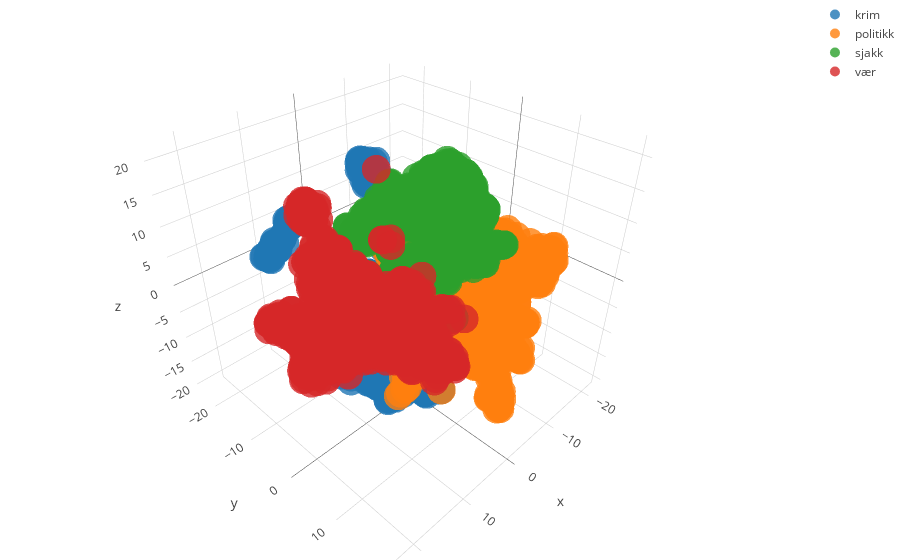

The cell this chart's notebook holds for it:
### Markdown cell above
## Plotting the texts

### Code cell
plot_tsne(df, "text", "category", vec)

### Figure 1 — Plotly figure (JSON) as saved in the notebook; plotly's stock layout.template omitted (floating-point values rounded to 4 significant figures; data arrays with more than 128 entries replaced by an {"elided": "..."} marker saying what was removed)
{"data": [{"marker": {"opacity": 0.8, "size": 10, "symbol": "circle"}, "mode": "markers", "name": "krim", "type": "scatter3d", "uid": "a62d5f8f-301e-47fa-ac9e-f00ad7be6267", "x": {"elided": "1100 float values"}, "y": {"elided": "1100 float values"}, "z": {"elided": "1100 float values"}}, {"marker": {"opacity": 0.8, "size": 10, "symbol": "circle"}, "mode": "markers", "name": "politikk", "type": "scatter3d", "uid": "22a857e7-8ed9-421e-84fe-c4102e2e428a", "x": {"elided": "1100 float values"}, "y": {"elided": "1100 float values"}, "z": {"elided": "1100 float values"}}, {"marker": {"opacity": 0.8, "size": 10, "symbol": "circle"}, "mode": "markers", "name": "sjakk", "type": "scatter3d", "uid": "7737fa99-146e-4620-815e-0ddd89616c79", "x": {"elided": "1100 float values"}, "y": {"elided": "1100 float values"}, "z": {"elided": "1100 float values"}}, {"marker": {"opacity": 0.8, "size": 10, "symbol": "circle"}, "mode": "markers", "name": "vær", "type": "scatter3d", "uid": "c330c8e9-7a49-4157-839e-1bd55076926e", "x": {"elided": "1100 float values"}, "y": {"elided": "1100 float values"}, "z": {"elided": "1100 float values"}}], "layout": {"margin": {"b": 0, "l": 0, "r": 0, "t": 0}}}
